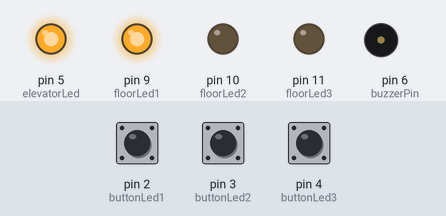
A sketch run on a simulated Arduino Uno, built with avr-gcc and run on an emulated ATmega328P. Parts: output pins drawn as LEDs (lit = HIGH), buzzer (waves = sounding). Dashed ring = blinking. The inputs (shaded band) are chosen by the test bench; at power-on: pin 3 (buttonLed2) HIGH, pin 2 (buttonLed1) HIGH, pin 4 (buttonLed3) HIGH.

Above: at 1.2 s.
1.3 s: pin 3 (buttonLed2) pulled LOW for 0.15 s
At 2.0 s:
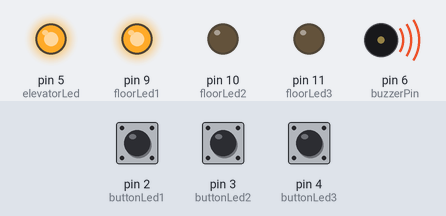
4.4 s: pin 2 (buttonLed1) pulled LOW for 1 s
At 7.19 s:
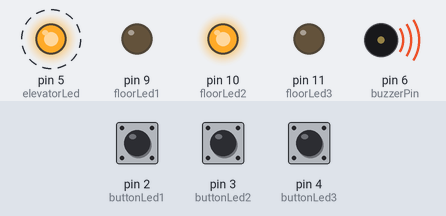
8.3 s: pin 4 (buttonLed3) pulled LOW for 0.15 s
At 10.04 s:
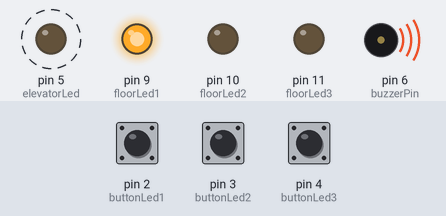
11.4 s: pin 2 (buttonLed1) pulled LOW for 3.2 s
17.6 s: pin 3 (buttonLed2) pulled LOW for 3.2 s
22.3 s: pin 4 (buttonLed3) pulled LOW for 3.2 s
At 29.3 s:
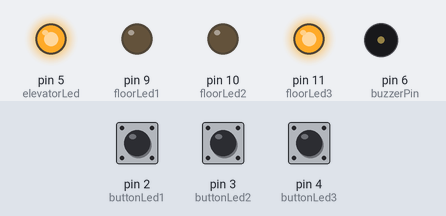
Timing chart, 0 to 30.2 s (numbered marks = the images above; inputs shaded):
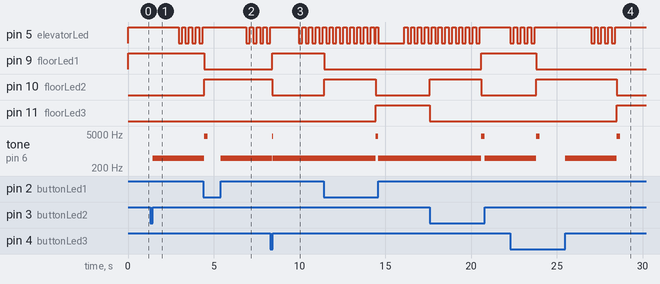

Measured:
- after the input at 1.3 s, pin 5 (elevatorLed): alternates HIGH for 0.20 s and LOW for 0.20 s, starting after 1.6 s; tone on pin 6 (buzzerPin): silent → 500 Hz after 0.15 s
- after the input at 4.4 s, pin 5 (elevatorLed): alternates HIGH for 0.20 s and LOW for 0.20 s, starting after 2.5 s
- after the input at 8.3 s, pin 5 (elevatorLed): alternates HIGH for 0.20 s and LOW for 0.20 s, starting after 1.6 s
- after the input at 22.3 s, pin 11 (floorLed3): LOW → HIGH after 6.2 s

The sketch:

homework_2.ino
```cpp
const int elevatorLed = 5;
const int floorLed1 = 9;
const int floorLed2 = 10;
const int floorLed3 = 11;
const int buttonLed1 = 2;
const int buttonLed2 = 3;
const int buttonLed3 = 4;
const int buzzerPin = 6;

const unsigned int blinkInterval = 200;
const unsigned int floorChangeTime = 3000;
const unsigned int debounceDelay = 50;
const unsigned int doorsCloseTime = 1500;

int currentFloor = 1;
int targetFloor = 1;
bool elevatorMoving = false;
unsigned long lastActionTime = 0;
unsigned long lastBlinkTime = 0;
bool elevatorLedState = HIGH;
unsigned long buttonPressTime = 0;
bool button1Pressed = false;
bool button2Pressed = false;
bool button3Pressed = false;
unsigned long buttonPressStartTime = 0;

const int soundMovingFrequency = 500;
const int soundMovingDuration = 7000;
const int soundArrivalFrequency = 4000;
const int soundArrivalDuration = 200;

void setup() {
  pinMode(elevatorLed, OUTPUT);
  pinMode(floorLed1, OUTPUT);
  pinMode(floorLed2, OUTPUT);
  pinMode(floorLed3, OUTPUT);
  pinMode(buttonLed1, INPUT_PULLUP);
  pinMode(buttonLed2, INPUT_PULLUP);
  pinMode(buttonLed3, INPUT_PULLUP);
  pinMode(buzzerPin, OUTPUT);
  digitalWrite(floorLed1, HIGH);  // Turn on the LED on floor 1 (initial state)
}

void loop() {
  checkButtonPress(buttonLed1, 1, button1Pressed);
  checkButtonPress(buttonLed2, 2, button2Pressed);
  checkButtonPress(buttonLed3, 3, button3Pressed);

  if (elevatorMoving) {
    moveToNextFloor();
    digitalWrite(elevatorLed, elevatorLedState);
  }
  else{
    digitalWrite(elevatorLed, HIGH);
  }
}

void checkButtonPress(int buttonPin, int destinationFloor, bool &buttonPressed) {
  bool isButtonLow = digitalRead(buttonPin) == LOW;
  unsigned long currentTime = millis();

  if (!buttonPressed && isButtonLow) {
    buttonPressed = true;
    buttonPressTime = currentTime;
    // Serial.println("Button pressed at " + String(buttonPressTime));
  } else if (buttonPressed && !isButtonLow && (currentTime - buttonPressTime) > debounceDelay) {
    buttonPressed = false;
    buttonPressStartTime = currentTime;

    if (destinationFloor != currentFloor && !elevatorMoving) {
      targetFloor = destinationFloor;
      elevatorMoving = true;
      soundMoving();
      lastActionTime = currentTime;
    }
  }
}

void moveToNextFloor() {
  unsigned long currentTime = millis();

  if (currentTime - lastActionTime >= floorChangeTime) {
    lastActionTime = currentTime;
    currentFloor += (currentFloor < targetFloor) ? 1 : -1;
    updateFloorLeds(currentFloor);

    if (currentFloor == targetFloor) {
      elevatorMoving = false;
      soundArrival();
      digitalWrite(elevatorLed, HIGH);
    }
  }

  if (buttonPressStartTime > 0 && (currentTime - buttonPressStartTime) >= doorsCloseTime) {
    if (currentTime - lastBlinkTime >= blinkInterval) {
      lastBlinkTime = currentTime;
      elevatorLedState = !elevatorLedState;
    }
  }
}

void updateFloorLeds(int floor) {
  digitalWrite(floorLed1, (1 == floor));
  digitalWrite(floorLed2, (2 == floor));
  digitalWrite(floorLed3, (3 == floor));
}

void soundMoving() {
  tone(buzzerPin, soundMovingFrequency, soundMovingDuration);
}

void soundArrival() {
  tone(buzzerPin, soundArrivalFrequency, soundArrivalDuration);
}
```
